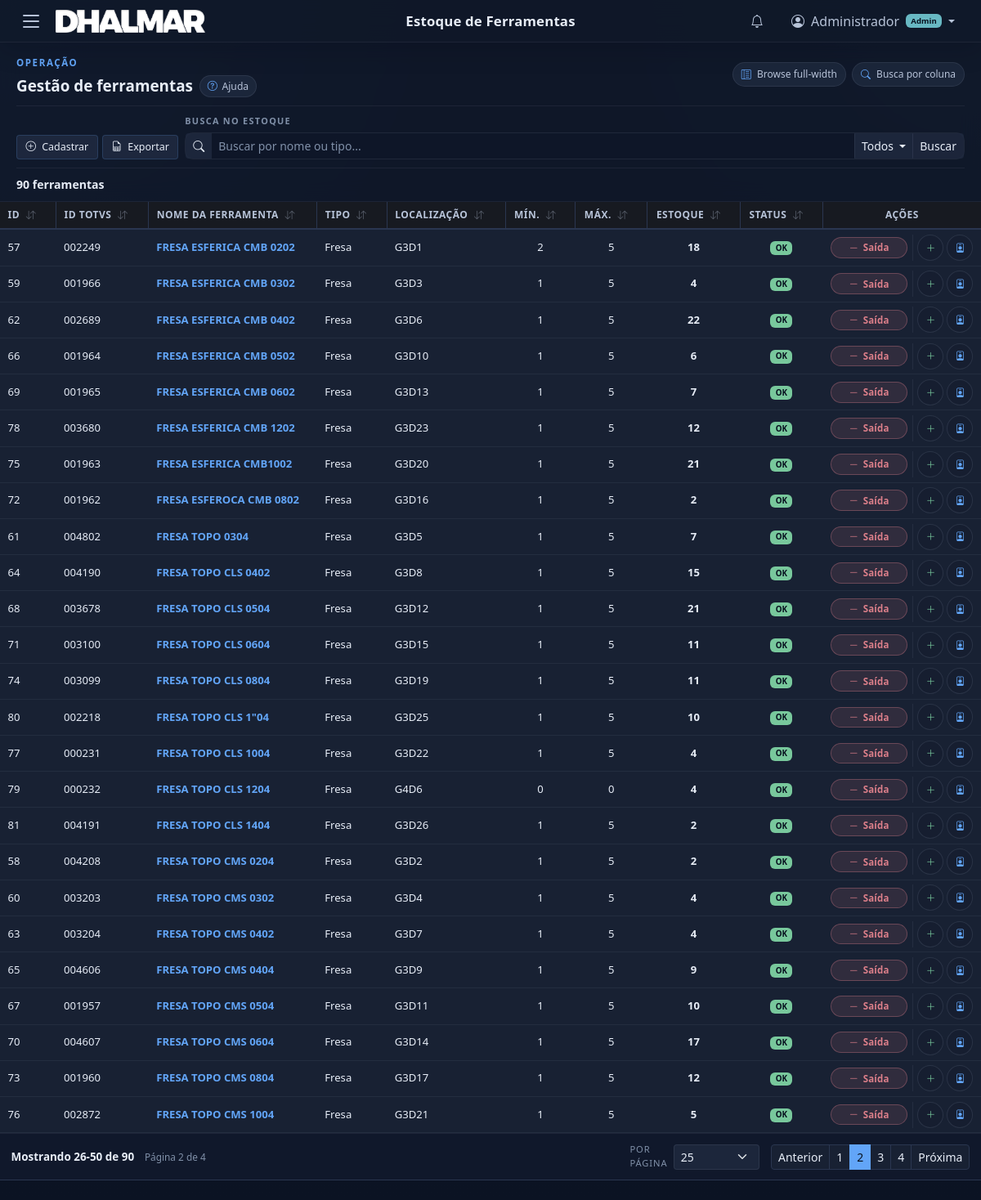
Page /tools/?search_col=all&per_page=25&page=2 (signed in) on the committed database.
### app/models.py (models this page shows, shortened)
class User(Base):
    __tablename__ = "users"
    id = Column(Integer, primary_key=True, index=True)
    username = Column(String(100), nullable=False, unique=True)
    full_name = Column(String(200), nullable=False, default="")
    password_hash = Column(String(255), nullable=False)
    role = Column(String(10), nullable=False, default="USER")  # ADMIN or USER
    active = Column(Integer, default=1)  # 1=active, 0=disabled
    created_at = Column(DateTime, default=datetime.utcnow)

class Tool(Base):
    __tablename__ = "tools"
    id = Column(Integer, primary_key=True, index=True)
    name = Column(String(200), nullable=False)
    origin_id = Column(String(100), default="")  # ID de origem (preenchido manualmente)
    tool_type_id = Column(Integer, ForeignKey("tool_types.id"), nullable=False)
    description = Column(Text, default="")
    location = Column(String(10), default="")  # G<n>D<n> e.g. G1D27
    min_stock = Column(Integer, default=0)
    max_stock = Column(Integer, default=0)
    current_stock = Column(Integer, default=0)
    unit_cost = Column(Float, default=0.0)           # Cost per unit (R$)
    is_critical = Column(Integer, default=0)          # 1 = critical for production
    avg_lifespan_hours = Column(Float, default=0.0)   # Average life in hours before replacement
    tool_type = relationship("ToolType", back_populates="tools")
    parameters = relationship("ToolParameter", back_populates="tool", cascade="all, delete-orphan")
    movements = relationship("Movement", back_populates="tool")

class ToolType(Base):
    __tablename__ = "tool_types"
    id = Column(Integer, primary_key=True, index=True)
    name = Column(String(100), nullable=False, unique=True)
    tools = relationship("Tool", back_populates="tool_type")

### app/routers/tools.py (the view)
@router.get("/")
def tools_list(
    request: Request,
    search: str = Query("", alias="search"),
    search_col: str = Query("all", alias="search_col"),
    page: int = Query(1, ge=1),
    per_page: int = Query(25, alias="per_page"),
    db: Session = Depends(get_db),
):
    tools, pagination = paginate_query(
        _filtered_tools_query(db, search, search_col),
        base_path=request.url.path,
        params={
            "search": search,
            "search_col": search_col,
        },
        page=page,
        per_page=per_page,
        id_prefix="tools",
    )
    employees = db.query(Employee).order_by(Employee.name).all()
    machines = db.query(Machine).order_by(Machine.name).all()
    return request.app.state.templates.TemplateResponse(
        request=request,
        name="tools/index.html",
        context={
            "tools": tools,
            "employees": employees,
            "machines": machines,
            "search": search,
            "search_col": search_col,
            "page": pagination["page"],
            "per_page": pagination["per_page"],
            "pagination": pagination,
        },
    )

### app/templates/tools/index.html (shortened to what this page needs)
{% extends "base.html" %}
{% set active_page = "tools" %}
{% block topbar_title %}Estoque de Ferramentas{% endblock %}
{% block content %}
{% set col_label_map = {'all': 'Todos', 'name': 'Nome', 'origin_id': 'ID TOTVS', 'tool_type': 'Tipo', 'location': 'Localização', 'status': 'Status'} %}
<div class="page-subheader page-subheader--stacked">
    <div class="ops-context-bar">
        <div class="ops-context-copy">
            <span class="ops-context-kicker">Operação</span>
            <div class="ops-context-heading">
                <h1 class="ops-context-title">Gestão de ferramentas</h1>
                <button class="btn btn-sm ops-help-toggle collapsed" type="button"
                        data-bs-toggle="collapse" data-bs-target="#toolsPageHelp"
                        aria-expanded="false" aria-controls="toolsPageHelp">
                    <i class="bi bi-question-circle"></i>
                    <span class="d-none d-sm-inline">Ajuda</span>
                </button>
            </div>
        </div>
        <div class="ops-context-meta">
            <span class="ops-meta-pill">
                <i class="bi bi-layout-text-sidebar-reverse"></i>Browse full-width
            </span>
            <span class="ops-meta-pill">
                <i class="bi bi-search"></i>Busca por coluna
            </span>
        </div>
    </div>
    <div class="tools-toolbar tools-toolbar--wrap">
        <div class="tools-toolbar-left">
            <a href="/tools/create" class="btn btn-sm btn-outline-secondary tools-action-btn">
                <i class="bi bi-plus-circle me-1"></i> Cadastrar
            </a>
            <button type="button" class="btn btn-sm btn-outline-secondary tools-action-btn"
                    data-bs-toggle="modal" data-bs-target="#exportModal">
                <i class="bi bi-file-earmark-spreadsheet me-1"></i> Exportar
            </button>
        </div>
        <div class="tools-toolbar-right">
            <form method="GET" action="/tools" class="tools-search-form movements-search-form" id="searchForm">
                <span class="movements-toolbar-label">Busca no estoque</span>
                <div class="input-group input-group-sm">
                    <span class="input-group-text tools-search-icon"><i class="bi bi-search"></i></span>
                    <input type="text" name="search" class="form-control form-control-sm" id="searchInput"
                           placeholder="Buscar por nome ou tipo..." value="{{ search }}">
                    <button class="btn btn-sm btn-outline-secondary dropdown-toggle" type="button"
                            data-bs-toggle="dropdown" aria-expanded="false" id="searchColBtn">
                        <span id="searchColLabel">{{ col_label_map.get(search_col, 'Todos') }}</span>
                    </button>
                    <button class="btn btn-sm btn-outline-secondary" type="submit">Buscar</button>
                </div>
            </form>
        </div>
    </div>
    <div class="ops-feedback-bar">
        <div class="ops-feedback-summary">
            <span class="ops-feedback-count">{{ pagination.total_items }} ferramenta{{ '' if pagination.total_items == 1 else 's' }}</span>
        </div>
    </div>
</div>
<div class="page-grid-fullwidth">
    <div class="tools-grid-wrapper">
        <div class="table-responsive">
            <table class="table table-hover mb-0 align-middle tools-grid tools-grid--inventory">
                <thead>
                    <tr>
                        <th class="sortable" data-sort-type="number" data-col="0">ID <i class="bi bi-arrow-down-up sort-icon"></i></th>
                        <th class="sortable" data-sort-type="string" data-col="1">ID TOTVS <i class="bi bi-arrow-down-up sort-icon"></i></th>
                        <th class="sortable" data-sort-type="string" data-col="2">Nome da Ferramenta <i class="bi bi-arrow-down-up sort-icon"></i></th>
                        <th class="sortable" data-sort-type="string" data-col="3">Tipo <i class="bi bi-arrow-down-up sort-icon"></i></th>
                        <th class="sortable" data-sort-type="string" data-col="4">Localização <i class="bi bi-arrow-down-up sort-icon"></i></th>
                        <th class="sortable text-center" data-sort-type="number" data-col="5">Mín. <i class="bi bi-arrow-down-up sort-icon"></i></th>
                        <th class="sortable text-center" data-sort-type="number" data-col="6">Máx. <i class="bi bi-arrow-down-up sort-icon"></i></th>
                        <th class="sortable text-center" data-sort-type="number" data-col="7">Estoque <i class="bi bi-arrow-down-up sort-icon"></i></th>
                        <th class="sortable text-center" data-sort-type="string" data-col="8">Status <i class="bi bi-arrow-down-up sort-icon"></i></th>
                        <th class="text-center">Ações</th>
                    </tr>
                </thead>
                <tbody>
                {% for t in tools %}
                    <tr>
                        <td>{{ t.id }}</td>
                        <td>{{ t.origin_id or "—" }}</td>
                        <td>
                            <a href="/tools/{{ t.id }}{% if search %}?ref={{ search|urlencode }}{% if search_col and search_col != 'all' %}&ref_col={{ search_col|urlencode }}{% endif %}{% endif %}"
                               class="text-decoration-none fw-semibold tool-detail-trigger"
                               data-tool-name="{{ t.name }}"
                               data-modal-url="/tools/{{ t.id }}/modal">
                                {{ t.name }}
                            </a>
                        </td>
                        <td>{{ t.tool_type.name }}</td>
                        <td>{{ t.location or "—" }}</td>
                        <td class="text-center">{{ t.min_stock }}</td>
                        <td class="text-center">{{ t.max_stock }}</td>
                        <td class="text-center fw-bold">{{ t.current_stock }}</td>
                        <td class="text-center">
                            {% if t.status == "CRITICAL" %}
                                <span class="badge bg-danger">CRÍTICO</span>
                            {% elif t.status == "LOW STOCK" %}
                                <span class="badge bg-warning text-dark">ESTOQUE BAIXO</span>
                            {% else %}
                                <span class="badge bg-success">OK</span>
                            {% endif %}
                        </td>
                        {% set prioritize_restock = t.status in ["CRITICAL", "LOW STOCK"] %}
                        <td class="text-center text-nowrap row-actions-cell">
                            <div class="row-action-cluster" role="group" aria-label="Ações para {{ t.name }}">
                                <button class="btn btn-sm row-action-primary {{ 'row-action-primary--success' if prioritize_restock else 'row-action-primary--danger' }}"
                                        type="button"
                                        data-bs-toggle="modal"
                                        data-bs-target="#movementModal"
                                        onclick="prepareMovement({{ t.id }}, '{{ t.name }}', '{{ 'IN' if prioritize_restock else 'OUT' }}', 'REPOSICAO')">
                                    <i class="bi {{ 'bi-plus-lg' if prioritize_restock else 'bi-dash-lg' }}"></i>
                                    <span>{{ 'Entrada' if prioritize_restock else 'Saída' }}</span>
                                </button>
                                <div class="row-action-icons" aria-label="Ações secundárias">
                                    {% if prioritize_restock %}
                                    <button class="btn btn-sm row-action-icon row-action-icon--danger"
                                            type="button"
                                            title="Registrar saída"
                                            aria-label="Registrar saída para {{ t.name }}"
                                            data-bs-toggle="modal"
                                            data-bs-target="#movementModal"
                                            onclick="prepareMovement({{ t.id }}, '{{ t.name }}', 'OUT', 'REPOSICAO')">
                                        <i class="bi bi-dash-lg"></i>
                                    </button>
                                    {% else %}
                                    <button class="btn btn-sm row-action-icon row-action-icon--success"
                                            type="button"
                                            title="Registrar entrada"
                                            aria-label="Registrar entrada para {{ t.name }}"
                                            data-bs-toggle="modal"
                                            data-bs-target="#movementModal"
                                            onclick="prepareMovement({{ t.id }}, '{{ t.name }}', 'IN', 'REPOSICAO')">
                                        <i class="bi bi-plus-lg"></i>
                                    </button>
                                    {% endif %}
                                    <button class="btn btn-sm row-action-icon row-action-icon--neutral"
                                            type="button"
                                            title="Registrar empréstimo"
                                            aria-label="Registrar empréstimo para {{ t.name }}"
                                            data-bs-toggle="modal"
                                            data-bs-target="#movementModal"
                                            onclick="prepareMovement({{ t.id }}, '{{ t.name }}', 'OUT', 'EMPRESTIMO')">
                                        <i class="bi bi-person-badge"></i>
                                    </button>
                                </div>
                            </div>
                        </td>
                    </tr>
                {% endfor %}
                </tbody>
            </table>
        </div>
        {% include "partials/pagination.html" %}
    </div>
</div>
{% endblock %}

### app/templates/base.html (shortened to what this page needs)
<!DOCTYPE html>
<html lang="pt-BR" data-bs-theme="dark">
<head>
    <link href="https://cdn.jsdelivr.net/npm/bootstrap@5.3.3/dist/css/bootstrap.min.css"
          rel="stylesheet">
    <link href="https://cdn.jsdelivr.net/npm/bootstrap-icons@1.11.3/font/bootstrap-icons.min.css"
          rel="stylesheet">
    <link href="/static/css/style.css?v=15" rel="stylesheet">
</head>
<body>
<header id="topbar" class="topbar">
    <div class="topbar-left">
        {% if request.state.current_user %}
        <button id="navToggleBtn" class="topbar-hamburger" aria-label="Menu" aria-expanded="false">
            <span></span>
            <span></span>
            <span></span>
        </button>
        {% endif %}
        <img src="/static/images/DHALMARLOGO.png" alt="Dhalmar" class="topbar-logo">
    </div>
    <div class="topbar-center">
        <span class="topbar-page-title">{% block topbar_title %}{% endblock %}</span>
    </div>
    <div class="topbar-right">
        {% if request.state.current_user %}
        <div class="topbar-icon-wrapper" id="notificationBell" role="button"
             data-bs-toggle="modal" data-bs-target="#notificationModal"
             title="Notificações">
            <i class="bi bi-bell"></i>
        </div>
        <div class="dropdown">
            <a class="topbar-user dropdown-toggle" href="#" id="userDropdown"
               role="button" data-bs-toggle="dropdown" aria-expanded="false">
                <i class="bi bi-person-circle"></i>
                <span class="d-none d-md-inline ms-1">
                    {{ request.state.current_user.full_name or request.state.current_user.username }}
                </span>
                {% if request.state.current_user.role == 'ADMIN' %}
                <span class="badge bg-info ms-1" style="font-size: 0.6rem;">Admin</span>
                {% endif %}
            </a>
        </div>
        {% endif %}
    </div>
</header>
<main id="mainContent" class="main-content">
    {% block content %}{% endblock %}
</main>
</body>
</html>

### rows in the picture
User: state.current_user "Administrador"
Tool: id "57", origin "002249", name "FRESA ESFERICA CMB 0202", tool_type.name "Fresa", location "G3D1", min_stock "2", max_stock "5", current_stock "18", shows "OK", value "Saída"
Tool: id "59", origin "001966", name "FRESA ESFERICA CMB 0302", tool_type.name "Fresa", location "G3D3", min_stock "1", max_stock "5", current_stock "4", shows "OK", value "Saída"
Tool: id "62", origin "002689", name "FRESA ESFERICA CMB 0402", tool_type.name "Fresa", location "G3D6", min_stock "1", max_stock "5", current_stock "22", shows "OK", value "Saída"
Tool: id "66", origin "001964", name "FRESA ESFERICA CMB 0502", tool_type.name "Fresa", location "G3D10", min_stock "1", max_stock "5", current_stock "6", shows "OK", value "Saída"
Tool: id "69", origin "001965", name "FRESA ESFERICA CMB 0602", tool_type.name "Fresa", location "G3D13", min_stock "1", max_stock "5", current_stock "7", shows "OK", value "Saída"
Tool: id "78", origin "003680", name "FRESA ESFERICA CMB 1202", tool_type.name "Fresa", location "G3D23", min_stock "1", max_stock "5", current_stock "12", shows "OK", value "Saída"
Tool: id "75", origin "001963", name "FRESA ESFERICA CMB1002", tool_type.name "Fresa", location "G3D20", min_stock "1", max_stock "5", current_stock "21", shows "OK", value "Saída"
Tool: id "72", origin "001962", name "FRESA ESFEROCA CMB 0802", tool_type.name "Fresa", location "G3D16", min_stock "1", max_stock "5", current_stock "2", shows "OK", value "Saída"
Tool: id "61", origin "004802", name "FRESA TOPO 0304", tool_type.name "Fresa", location "G3D5", min_stock "1", max_stock "5", current_stock "7", shows "OK", value "Saída"
Tool: id "64", origin "004190", name "FRESA TOPO CLS 0402", tool_type.name "Fresa", location "G3D8", min_stock "1", max_stock "5", current_stock "15", shows "OK", value "Saída"
Tool: id "68", origin "003678", name "FRESA TOPO CLS 0504", tool_type.name "Fresa", location "G3D12", min_stock "1", max_stock "5", current_stock "21", shows "OK", value "Saída"
Tool: id "71", origin "003100", name "FRESA TOPO CLS 0604", tool_type.name "Fresa", location "G3D15", min_stock "1", max_stock "5", current_stock "11", shows "OK", value "Saída"
Tool: id "74", origin "003099", name "FRESA TOPO CLS 0804", tool_type.name "Fresa", location "G3D19", min_stock "1", max_stock "5", current_stock "11", shows "OK", value "Saída"
Tool: id "80", origin "002218", name "FRESA TOPO CLS 1\"04", tool_type.name "Fresa", location "G3D25", min_stock "1", max_stock "5", current_stock "10", shows "OK", value "Saída"
Tool: id "77", origin "000231", name "FRESA TOPO CLS 1004", tool_type.name "Fresa", location "G3D22", min_stock "1", max_stock "5", current_stock "4", shows "OK", value "Saída"
Tool: id "79", origin "000232", name "FRESA TOPO CLS 1204", tool_type.name "Fresa", location "G4D6", min_stock "0", max_stock "0", current_stock "4", shows "OK", value "Saída"
Tool: id "81", origin "004191", name "FRESA TOPO CLS 1404", tool_type.name "Fresa", location "G3D26", min_stock "1", max_stock "5", current_stock "2", shows "OK", value "Saída"
Tool: id "58", origin "004208", name "FRESA TOPO CMS 0204", tool_type.name "Fresa", location "G3D2", min_stock "1", max_stock "5", current_stock "2", shows "OK", value "Saída"
Tool: id "60", origin "003203", name "FRESA TOPO CMS 0302", tool_type.name "Fresa", location "G3D4", min_stock "1", max_stock "5", current_stock "4", shows "OK", value "Saída"
Tool: id "63", origin "003204", name "FRESA TOPO CMS 0402", tool_type.name "Fresa", location "G3D7", min_stock "1", max_stock "5", current_stock "4", shows "OK", value "Saída"
Tool: id "65", origin "004606", name "FRESA TOPO CMS 0404", tool_type.name "Fresa", location "G3D9", min_stock "1", max_stock "5", current_stock "9", shows "OK", value "Saída"
Tool: id "67", origin "001957", name "FRESA TOPO CMS 0504", tool_type.name "Fresa", location "G3D11", min_stock "1", max_stock "5", current_stock "10", shows "OK", value "Saída"
Tool: id "70", origin "004607", name "FRESA TOPO CMS 0604", tool_type.name "Fresa", location "G3D14", min_stock "1", max_stock "5", current_stock "17", shows "OK", value "Saída"
Tool: id "73", origin "001960", name "FRESA TOPO CMS 0804", tool_type.name "Fresa", location "G3D17", min_stock "1", max_stock "5", current_stock "12", shows "OK", value "Saída"
Tool: id "76", origin "002872", name "FRESA TOPO CMS 1004", tool_type.name "Fresa", location "G3D21", min_stock "1", max_stock "5", current_stock "5", shows "OK", value "Saída"

### other values in the picture
{{ col_label_map.get(search_col, 'Todos') }} "Todos"
{{ pagination.total_items }} "90"
{{ '' if pagination.total_items == 1 else 's' }} "s"
{{ pagination.start_item }} "26"
{{ pagination.end_item }} "50"
{{ pagination.page }} "2"
{{ pagination.total_pages }} "4"
{{ item.label }} "1" "2" "3" "4"
form field per_page "25"
